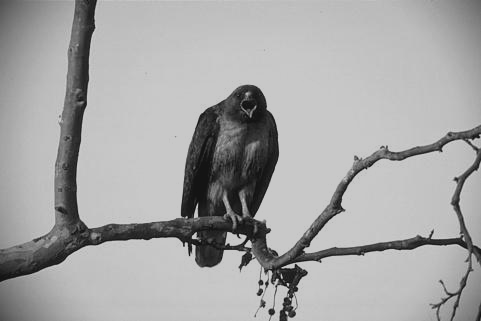
%> input picture PDI/Aula3/ELTD2_ATV_03_arquivos/42049_20-200.png, 481 x 321 px
$ octave atv03_03.m   (GNU Octave 9; MATLAB toolbox functions it lacks are replaced by stand-ins)
%> lines starting %> are read from the running program, lines starting %| are printed output that depends on the picture
%Imagem
img = imread('42049_20-200.png');
%> img is the input picture: size 321x481 uint8; min 20, max 200, mean 165.4

img_vector = img(:);
hist_manual = zeros(1,256);

for i = 1:length(img_vector)

    pixel_value = img_vector(i);
    hist_manual(pixel_value + 1) = hist_manual(pixel_value + 1) + 1;

end
%> this loop made 154401 passes
%> pixel_value on passes 1 to 3: 81, 81, 81
%> after the loop, hist_manual = 256 values, max 26577 at index 201, min 0 at index 1, mean 603.1

hist_imhist = imhist(img);
%> hist_imhist has the same summary as hist_manual

figure;

subplot(1, 2, 1);
bar(0:255, hist_manual, 'b');
xlabel('Valor do Pixel');
ylabel('Frequência');
title('Histograma Manual');

subplot(1, 2, 2);
bar(0:255, hist_imhist, 'r');
xlabel('Valor do Pixel');
ylabel('Frequência');
title('Histograma imhist');
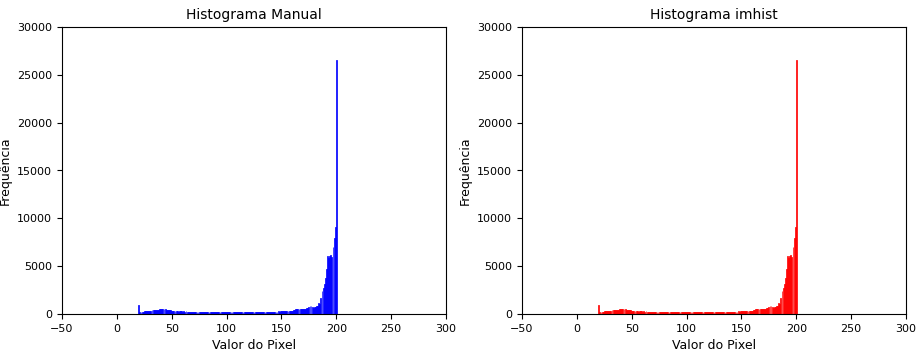
%> figure redrawn from the program's plot data, 2 panels; panel 1: tallest bar 26577 high, from x = 199.6 to 200.4; panel 2: tallest bar 26577 high, from x = 199.6 to 200.4

figure
imhist(img)
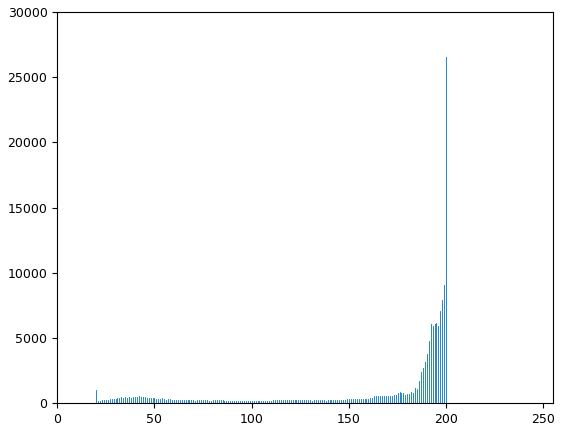
%> figure redrawn from the program's plot data; highest point at x = 200, y = 26577
